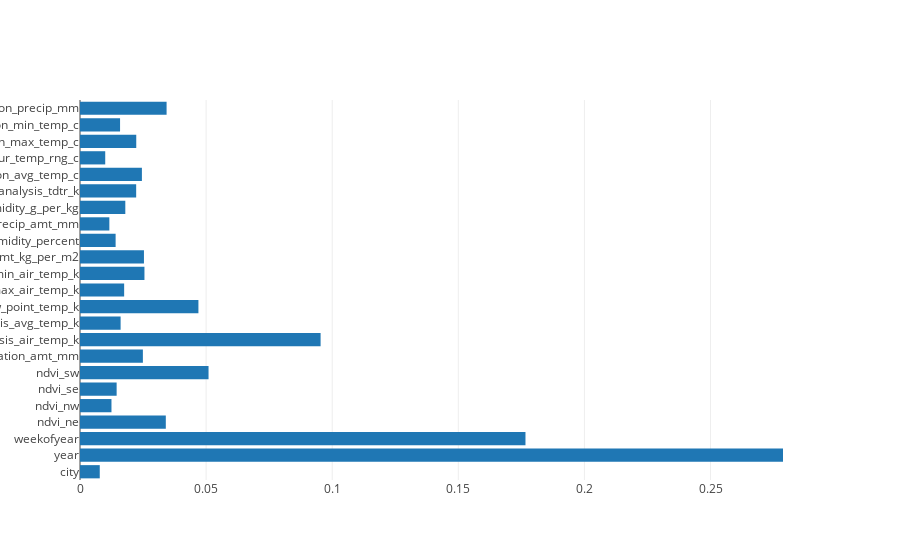

Notebook code cell kept with this figure:
### Code cell
import plotly.offline as py
py.init_notebook_mode(connected=True)
import plotly.graph_objs as go
import plotly.tools as tls
%matplotlib inline

data = [go.Bar(
            x=imp,
            y=col_name,
            orientation = 'h'
)]
layout = go.Layout(
    hovermode= 'closest',
    autosize = True,)
fig = go.Figure(data=data, layout=layout)
py.iplot(fig)

### Figure 1 — Plotly figure (JSON) as saved in the notebook; plotly's stock layout.template omitted (floating-point values rounded to 4 significant figures)
{"data": [{"orientation": "h", "type": "bar", "x": [0.007832, 0.2787, 0.1766, 0.03402, 0.01248, 0.01453, 0.05096, 0.02493, 0.09539, 0.0161, 0.04695, 0.0175, 0.02555, 0.02536, 0.01412, 0.01163, 0.01796, 0.02227, 0.02454, 0.01, 0.0223, 0.01588, 0.03433], "y": ["city", "year", "weekofyear", "ndvi_ne", "ndvi_nw", "ndvi_se", "ndvi_sw", "precipitation_amt_mm", "reanalysis_air_temp_k", "reanalysis_avg_temp_k", "reanalysis_dew_point_temp_k", "reanalysis_max_air_temp_k", "reanalysis_min_air_temp_k", "reanalysis_precip_amt_kg_per_m2", "reanalysis_relative_humidity_percent", "reanalysis_sat_precip_amt_mm", "reanalysis_specific_humidity_g_per_kg", "reanalysis_tdtr_k", "station_avg_temp_c", "station_diur_temp_rng_c", "station_max_temp_c", "station_min_temp_c", "station_precip_mm"]}], "layout": {"autosize": true, "hovermode": "closest"}}
